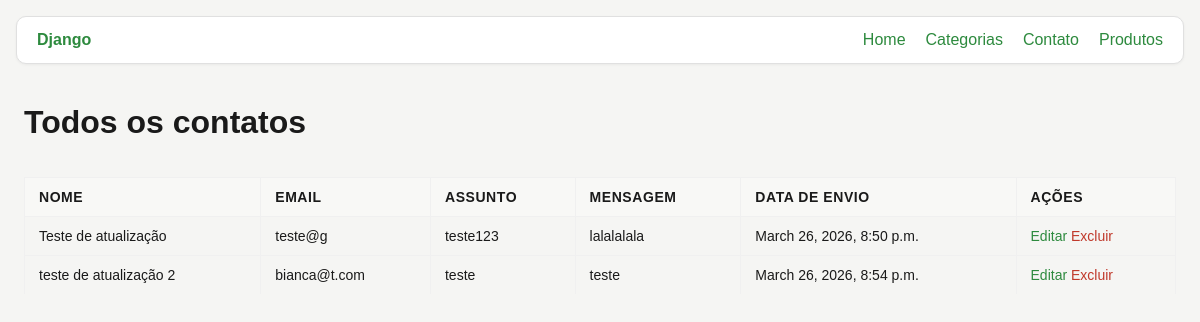
/listar-contatos, run on an earlier commit of the app's database.
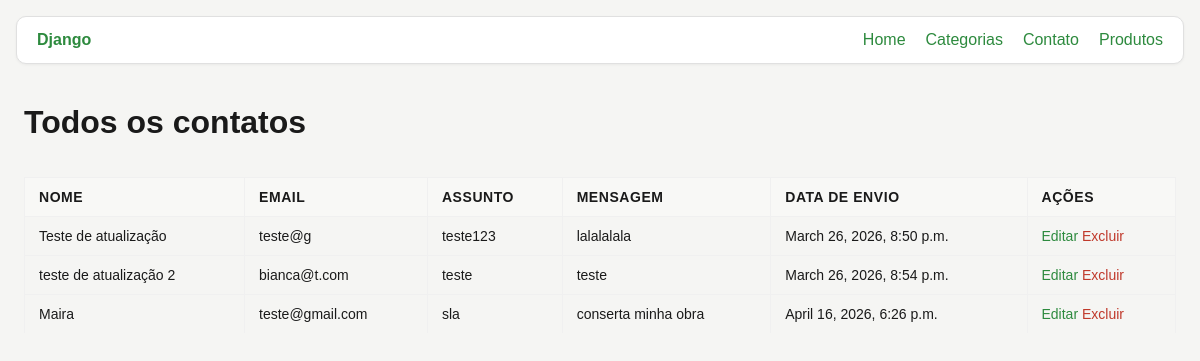
And on a later commit of the database.
### app/models.py (models this page shows, shortened)
class Contato(models.Model):
    nome = models.CharField(max_length=100)
    email = models.CharField(max_length=180)
    assunto = models.CharField(max_length=100)
    mensagem = models.TextField()
    data_envio = models.DateTimeField(auto_now_add=True)

### app/views.py (the view)
# urls.py: path('listar-contatos', views.listarContatos, name='listarcontatos'),
def listarContatos(request):
    _contatos = Contato.objects.all().values()
    return render(request, 'admin-contatos.html', {'contatos': _contatos})

### app/templates/admin-contatos.html (shortened to what this page needs)
{% extends 'template.html' %}
{% block conteudo %}
    <h1>Todos os contatos</h1>
    <br><br>
    <table>
        <thead>
            <tr>
                <td>Nome</td>
                <td>Email</td>
                <td>Assunto</td>
                <td>Mensagem</td>
                <td>Data de Envio</td>
                <td>Ações</td>
        </thead>
        {% for msg in contatos %}
            <tr>
                <td>{{ msg.nome }}</td>
                <td>{{ msg.email }}</td>
                <td>{{ msg.assunto }}</td>
                <td>{{ msg.mensagem }}</td>
                <td>{{ msg.data_envio }}</td>
                <td>
                    <a href="{% url 'editcontato' msg.id %}" class="edit">Editar</a>
                    <a href="{% url 'delcontato' msg.id %}" class="delete">Excluir</a>
                </td>
            </tr>
        {% endfor %}
    </table>
{% endblock %}

What changed in the data, as far as the page shows it:
added Contato: nome "Maira", email "teste@gmail.com", assunto "sla", mensagem "conserta minha obra", data_envio "April 16, 2026, 6:26 p.m."
